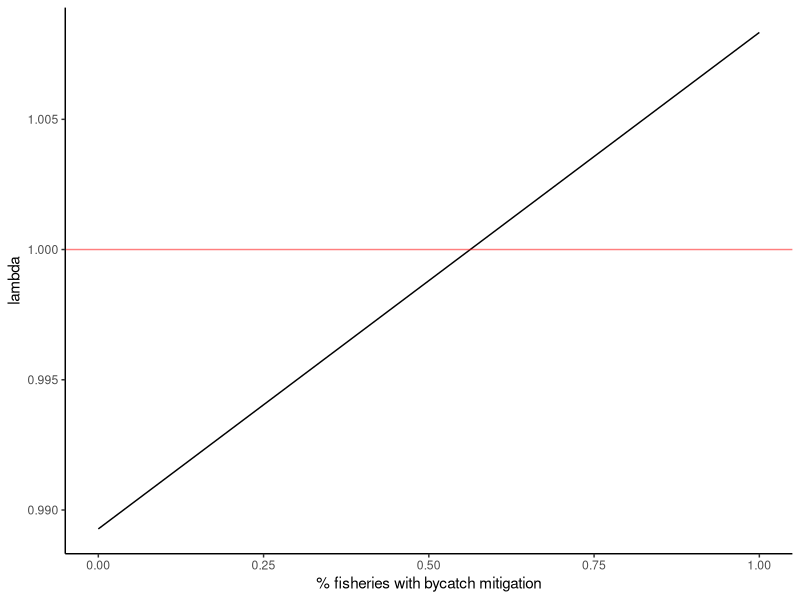
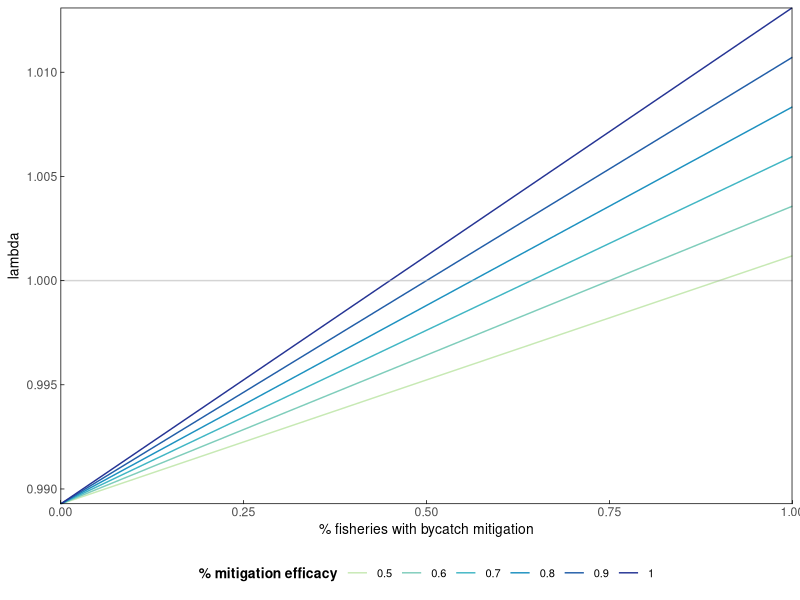
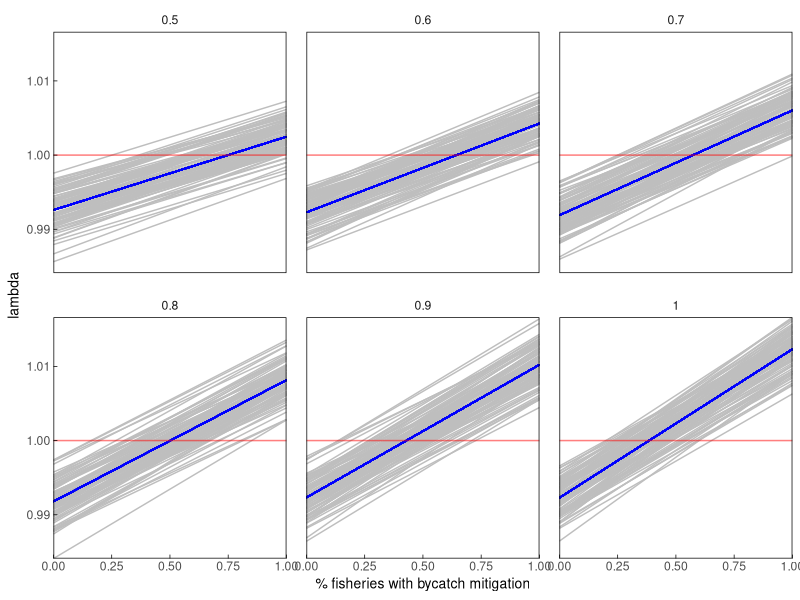

Generate these figures, in order, with R:
## ---- chunk 1
library(here)
library(tidyverse)
library(RColorBrewer)

#set up various plotting themes
themeo <-theme_classic()+
  theme(strip.background = element_blank(),
        panel.grid.major = element_line(colour = "transparent"), 
        panel.grid.minor = element_line(colour = "transparent"),
        axis.line = element_blank(),
        axis.title = element_text(color = "black", size = 10),
          axis.ticks.length=unit(-0.1, "cm"),
        axis.ticks = element_line(color = "black", size = .25),
        axis.ticks.x = element_line(color = "black"),
        axis.ticks.y = element_line(color = "black"),
        panel.border = element_rect(colour = "black", fill=NA, size=.5),
        panel.spacing = unit(1, "lines"),
        legend.position = "bottom",
        legend.title = element_text(colour = "black", size = 10, face = "bold"),
        legend.text = element_text(color = "black", size =8)) #default legend position
## ---- chunk 2
#survival rates - drawn from Weimerskirch 1998
s_c <- 0.64 #chick+ fledgling survival year 0-1
s_cc <- 0.7244736
s_j <- 0.85 #juvenile survival year 1-3
s_i <- 0.92 #immature survival year 3-7
s_s <- 0.94 #subadult survival year 7-10
s_a <- 0.94 #adult survival year 10+
#males show senescence but femailes don't, so not including it here, though perhaps I should since it impacts breeding success?

#fecundity building blocks
#breeding success - drawn from Weimerskirch 1998 &Rackete 2021
bs_a <- 0.76 #adult breeding success

#breeding probability (biennial breeders) - adult rate drawn from Rackete 2021, subadult downscaled slightly from that
bp_a <- 0.45 #adult breeding probablity (biennial breeding, most breeding by age 10)

c <- 0.5# # of female chicks per year

#fecundity 
f_a <- bs_a*bp_a*c
## ---- chunk 3
#set up age-based matrix based on vital rates
#Age classes (years)  0-1            1-2    2-3    3-4    4-5    5-6    6-7    7-8        8-9        9-10       10+        
m <- matrix(data = c( 0,             0,    0,      0,     0,     0,     0,     0,         0,         0,        s_a*f_a, #0-1
                      s_cc*(s_a^2),  0,    0,      0,     0,     0,     0,     0,         0,         0,         0,       #1-2
                      0,             s_j,  0,      0,     0,     0,     0,     0,         0,         0,         0,       #2-3
                      0,             0,    s_j,    0,     0,     0,     0,     0,         0,         0,         0,       #3-4
                      0,             0,    0,      s_i,   0,     0,     0,     0,         0,         0,         0,       #4-5
                      0,             0,    0,      0,     s_i,   0,     0,     0,         0,         0,         0,       #5-6
                      0,             0,    0,      0,     0,     s_i,   0,     0,         0,         0,         0,       #6-7
                      0,             0,    0,      0,     0,     0,     s_i,   0,         0,         0,         0,       #7-8
                      0,             0,    0,      0,     0,     0,     0,     s_s,       0,         0,         0,       #8-9
                      0,             0,    0,      0,     0,     0,     0,     0,         s_s,       0,         0,       #9-10
                      0,             0,    0,      0,     0,     0,     0,     0,         0,         s_s,       s_a),    #10+
                   nrow = 11, byrow = TRUE) 
m
## ---- chunk 4
#deterministic growth rate (lambda)
#extract eigenvalues and lambda from the matrix 
m_eig <- eigen(m)
lambda <- as.numeric(m_eig$values[1])
lambda # this matches the ideal population growth rate in the table

#Stable state distribution
#extract and scale the right eigenvector 
SSD <- round(as.numeric(m_eig$vectors[,1]/sum(m_eig$vectors[,1])),3)
SSD

#extract reproductive values
RV <- as.numeric(eigen(t(m))$vectors[,1]/eigen(t(m))$vectors[1,1])
RV
## ---- chunk 5
#bycatch mortality rates
# ~25 - 35% of mortality has been attributed to bycatch (Cleeland et al 2021), 
# so I calculated the baseline mortality and divided by 4 (testing 33% now - /3)
m_j <- (1-s_j)/3
m_i <- (1-s_i)/3
m_s <- (1-s_s)/3
m_a <- (1-s_a)/3

mitigation_eff <- 0.8
## ---- chunk 6
bycatch_reductions <- data.frame(reduction = seq(0, 1, by =0.01),
                        lambda = NA)

for(i in 1:nrow(bycatch_reductions)){
  
  n_s_j <- 1-((m_j*(1-(mitigation_eff*bycatch_reductions$reduction[i])))+(m_j*2))
  n_s_i <- 1-((m_i*(1-(mitigation_eff*bycatch_reductions$reduction[i])))+(m_i*2))
  n_s_s <- 1-((m_s*(1-(mitigation_eff*bycatch_reductions$reduction[i])))+(m_s*2))
  n_s_a <- 1-((m_a*(1-(mitigation_eff*bycatch_reductions$reduction[i])))+(m_s*2))
  
  #Age classes (years)    0-1     1-2     2-3     3-4     4-5    5-6    6-7    7-8          8-9          9-10         10+        
  n_m <- matrix(data = c( 0,      0,      0,      0,      0,     0,     0,     0,           0,           0,           n_s_a*f_a, #0-1
                         s_cc*(s_a^2),    0,      0,      0,      0,     0,     0,     0,           0,           0,           0,         #1-2
                          0,      n_s_j,  0,      0,      0,     0,     0,     0,           0,           0,           0,         #2-3
                          0,      0,      n_s_j,  0,      0,     0,     0,     0,           0,           0,           0,         #3-4
                          0,      0,      0,      n_s_i,  0,     0,     0,     0,           0,           0,           0,         #4-5
                          0,      0,      0,      0,      n_s_i, 0,     0,     0,           0,           0,           0,         #5-6
                          0,      0,      0,      0,      0,     n_s_i, 0,     0,           0,           0,           0,         #6-7
                          0,      0,      0,      0,      0,     0,     n_s_i, 0,           0,           0,           0,         #7-8
                          0,      0,      0,      0,      0,     0,     0,     n_s_s,       0,           0,           0,         #8-9
                          0,      0,      0,      0,      0,     0,     0,     0,           n_s_s,       0,           0,         #9-10
                          0,      0,      0,      0,      0,     0,     0,     0,           0,           n_s_s,       n_s_a),    #10+
                   nrow = 11, byrow = TRUE) 
  
  
  #extract eigenvalues and lambda from the matrix 
  n_m_eig <- eigen(n_m)
  lambda_n <- as.numeric(n_m_eig$values[1])
  bycatch_reductions$lambda[i] <- lambda_n # this matches the ideal population growth rate in the table

}
## ---- chunk 7
ggplot(bycatch_reductions)+
  geom_line(aes(x=reduction, y=as.numeric(lambda)))+
  geom_hline(aes(yintercept = 1), color = "red", alpha =0.5)+ 
  # geom_vline(aes(xintercept = 0.66), color = "red", alpha =0.5)+
  #  geom_vline(aes(xintercept = 0.33), color = "red", alpha =0.5)+
  labs(x="% fisheries with bycatch mitigation", y="lambda")+
  theme_classic()
## ---- chunk 8
bycatch_reductions2 <- seq(0, 1, by =0.01)
# mitigation_eff_range <- seq(0.45,0.95, by  = 0.01)
mitigation_eff_range <- seq(0.5,1, by  = 0.1)
output <- matrix(nrow = length(bycatch_reductions2), ncol = length(mitigation_eff_range)) %>% as.data.frame() 

for(k in 1:length(mitigation_eff_range)){
  mit_eff <- mitigation_eff_range[k]
  
  for(i in 1:length(bycatch_reductions2)){
  
  n_s_j <- 1-((m_j*(1-(mit_eff*bycatch_reductions2[i])))+(m_j*2))
  n_s_i <- 1-((m_i*(1-(mit_eff*bycatch_reductions2[i])))+(m_i*2))
  n_s_s <- 1-((m_s*(1-(mit_eff*bycatch_reductions2[i])))+(m_s*2))
  n_s_a <- 1-((m_a*(1-(mit_eff*bycatch_reductions2[i])))+(m_s*2))
  
   #Age classes (years)    0-1     1-2     2-3     3-4     4-5    5-6    6-7    7-8          8-9          9-10         10+        
  n_m <- matrix(data = c( 0,      0,      0,      0,      0,     0,     0,     0,           0,           0,           n_s_a*f_a, #0-1
                         s_cc*(s_a^2),    0,      0,      0,      0,     0,     0,     0,           0,           0,           0,         #1-2
                          0,      n_s_j,  0,      0,      0,     0,     0,     0,           0,           0,           0,         #2-3
                          0,      0,      n_s_j,  0,      0,     0,     0,     0,           0,           0,           0,         #3-4
                          0,      0,      0,      n_s_i,  0,     0,     0,     0,           0,           0,           0,         #4-5
                          0,      0,      0,      0,      n_s_i, 0,     0,     0,           0,           0,           0,         #5-6
                          0,      0,      0,      0,      0,     n_s_i, 0,     0,           0,           0,           0,         #6-7
                          0,      0,      0,      0,      0,     0,     n_s_i, 0,           0,           0,           0,         #7-8
                          0,      0,      0,      0,      0,     0,     0,     n_s_s,       0,           0,           0,         #8-9
                          0,      0,      0,      0,      0,     0,     0,     0,           n_s_s,       0,           0,         #9-10
                          0,      0,      0,      0,      0,     0,     0,     0,           0,           n_s_s,       n_s_a),    #10+
                   nrow = 11, byrow = TRUE) 
  
  #extract eigenvalues and lambda from the matrix 
  n_m_eig <- eigen(n_m)
  lambda_n <- as.numeric(n_m_eig$values[1])
  output[i,k] <- lambda_n # this matches the ideal population growth rate in the table

}
}

## ---- chunk 9

# oldnames = c("V1","V2","V3","V4" ,"V5" , "V6" , "V7"  ,"V8" , "V9" , "V10", "V11" ,"V12", "V13" ,"V14" ,"V15" ,"V16" ,"V17" ,"V18" ,"V19" ,"V20" ,"V21" ,"V22" ,"V23", "V24" ,"V25", "V26" ,"V27" ,"V28" ,"V29", "V30" ,"V31" ,"V32", "V33", "V34", "V35" ,"V36", "V37", "V38", "V39" ,"V40" ,"V41" ,"V42" ,"V43", "V44" ,"V45" ,"V46" ,"V47" ,"V48", "V49", "V50" ,"V51")
# newnames = c("0.45", "0.46", "0.47", "0.48", "0.49", "0.50", "0.51" ,"0.52" ,"0.53" ,"0.54" ,"0.55", "0.56" ,"0.57" ,"0.58" ,"0.59" ,"0.60" ,"0.61", "0.62", "0.63" ,"0.64" ,"0.65" ,"0.66" ,"0.67" ,"0.68" ,"0.69" ,"0.70", "0.71" ,"0.72", "0.73", "0.74", "0.75" ,"0.76" ,"0.77" ,"0.78" ,"0.79", "0.80" ,"0.81" ,"0.82" ,"0.83" ,"0.84", "0.85", "0.86", "0.87", "0.88" ,"0.89", "0.90", "0.91" ,"0.92", "0.93", "0.94" ,"0.95")

oldnames = c("V1","V2","V3","V4" ,"V5", "V6")
newnames = c("0.5", "0.6", "0.7", "0.8", "0.9", "1")

output<- output %>% 
  rename_with(~ newnames[which(oldnames == .x)], .cols = oldnames)

output$bycatch_reductions <- bycatch_reductions2

output_l <- output %>% 
  pivot_longer(cols = !bycatch_reductions,names_to = "mit_eff", values_to = "lambda")

output_l$mit_eff <- as.numeric(output_l$mit_eff)
## ---- chunk 10
ggplot(output_l)+
  geom_line(aes(x=bycatch_reductions, y=lambda, group = factor(mit_eff), color = factor(mit_eff)))+
   geom_hline(aes(yintercept = 1), color = "darkgrey", alpha =0.5)+ 
  # geom_vline(aes(xintercept = 0.66), color = "red", alpha =0.5)+
  #  geom_vline(aes(xintercept = 0.33), color = "red", alpha =0.5)+
  labs(x="% fisheries with bycatch mitigation", y="lambda", color = "% mitigation efficacy")+
  themeo+
  guides(colour = guide_legend(nrow = 1))+
  coord_cartesian(expand=FALSE)+
  scale_color_manual(values=c("#c7e9b4", "#7fcdbb", "#41b6c4", "#1d91c0", "#225ea8", "#253494"))
## ---- chunk 11

#set mean, CI for each vital rate, use these to pull VR rates within beta distribution
#s_c2
s_c2mean <-0.64
s_c2upper_CI <- 0.65
s_c2lower_CI <- 0.63
  
s_c2SE <- (s_c2upper_CI - s_c2lower_CI) / 3.92

s_c2var <- s_c2SE^2

s_c2alpha = s_c2mean * ((1 - s_c2mean) / s_c2var - 1 / s_c2mean)
s_c2beta = (1 - s_c2mean) * ((1 -s_c2mean) /s_c2var - 1 / (1 - s_c2mean))

#s_j2
s_j2mean <-0.825
s_j2upper_CI <- 0.85
s_j2lower_CI <- 0.8
  
s_j2SE <- (s_j2upper_CI - s_j2lower_CI) / 3.92

s_j2var <- s_j2SE^2

s_j2alpha = s_j2mean * ((1 - s_j2mean) / s_j2var - 1 / s_j2mean)
s_j2beta = (1 - s_j2mean) * ((1 -s_j2mean) /s_j2var - 1 / (1 - s_j2mean))

# s_i2
 s_i2mean <-0.925
 s_i2upper_CI <- 0.94
 s_i2lower_CI <- 0.91
  
 s_i2SE <- ( s_i2upper_CI -  s_i2lower_CI) / 3.92

 s_i2var <-  s_i2SE^2

 s_i2alpha =  s_i2mean * ((1 -  s_i2mean) /  s_i2var - 1 /  s_i2mean)
 s_i2beta = (1 -  s_i2mean) * ((1 - s_i2mean) / s_i2var - 1 / (1 -  s_i2mean))
 
# s_s2
 s_s2mean <-0.944
 s_s2upper_CI <- 0.95
 s_s2lower_CI <- 0.94
  
 s_s2SE <- ( s_s2upper_CI -  s_s2lower_CI) / 3.92

 s_s2var <-  s_s2SE^2

 s_s2alpha =  s_s2mean * ((1 -  s_s2mean) /  s_s2var - 1 /  s_s2mean)
 s_s2beta = (1 -  s_s2mean) * ((1 - s_s2mean) / s_s2var - 1 / (1 -  s_s2mean))
 
 # s_a2
 s_a2mean <-0.945
 s_a2upper_CI <- 0.95
 s_a2lower_CI <- 0.94
  
 s_a2SE <- ( s_a2upper_CI -  s_a2lower_CI) / 3.92

 s_a2var <-  s_a2SE^2

 s_a2alpha =  s_a2mean * ((1 -  s_a2mean) /  s_a2var - 1 /  s_a2mean)
 s_a2beta = (1 -  s_a2mean) * ((1 - s_a2mean) / s_a2var - 1 / (1 -  s_a2mean))

 
  # bs_a2
 bs_a2mean <-0.74
 bs_a2upper_CI <- 0.8
 bs_a2lower_CI <- 0.68
  
 bs_a2SE <- ( bs_a2upper_CI -  bs_a2lower_CI) / 3.92

 bs_a2var <-  bs_a2SE^2

 bs_a2alpha =  bs_a2mean * ((1 -  bs_a2mean) /  bs_a2var - 1 /  bs_a2mean)
 bs_a2beta = (1 -  bs_a2mean) * ((1 - bs_a2mean) / bs_a2var - 1 / (1 -  bs_a2mean))
 
 
   # bp_a2
 bp_a2mean <-0.55
 bp_a2upper_CI <- 0.7
 bp_a2lower_CI <- 0.4
  
 bp_a2SE <- ( bp_a2upper_CI -  bp_a2lower_CI) / 3.92

 bp_a2var <-  bp_a2SE^2

 bp_a2alpha =  bp_a2mean * ((1 -  bp_a2mean) /  bp_a2var - 1 /  bp_a2mean)
 bp_a2beta = (1 -  bp_a2mean) * ((1 - bp_a2mean) / bp_a2var - 1 / (1 -  bp_a2mean))
## ---- chunk 12
 
 #full_output = matrix(nrow = length(bycatch_reductions2)*length(mitigation_eff_range), ncol = length(sims)) %>% as.data.frame() 
full_output <- vector("list", 6)
bycatch_reductions2 <- seq(0, 1, by =0.01)
mitigation_eff_range <- seq(0.5,1, by  = 0.1)
sims = 1:100



for(k in 1:length(mitigation_eff_range)){
  mit_eff <- mitigation_eff_range[k]
  
  output2 <- matrix(nrow = length(bycatch_reductions2), ncol = length(sims)) %>% as.data.frame() 
  
for(j in 1:length(sims)){
    
    s_c2 <- random_values <- rbeta(n = 1, shape1 = s_c2alpha, shape2 = s_c2beta) #chick+ fledgling survival year 0-1 - 0.64 
    s_j2 <- random_values <- rbeta(n = 1, shape1 = s_j2alpha, shape2 = s_j2beta)#juvenile survival year 1-3 -  0.8 
    s_i2 <- random_values <- rbeta(n = 1, shape1 = s_i2alpha, shape2 = s_i2beta) #immature survival year 3-7 -  0.92
    s_s2 <- random_values <- rbeta(n = 1, shape1 = s_s2alpha, shape2 = s_s2beta) #subadult survival year 7-10 - 0.94
    s_a2 <- random_values <- rbeta(n = 1, shape1 = s_a2alpha, shape2 = s_a2beta) #adult survival year 10+ - 0.94

    bs_a2 <- random_values <- rbeta(n = 1, shape1 = bs_a2alpha, shape2 = bs_a2beta) #adult breeding success - 0.8 
    bp_a2 <- random_values <- rbeta(n = 1, shape1 = bp_a2alpha, shape2 = bp_a2beta)  #adult breeding probablity (biennial breeding, most breeding by age 10) - 0.45
    c2 <- 0.5# # of female chicks per year
    f_a2 <- bs_a*bp_a*c #fecundity
  
    w2 <- sample(seq(0.4,0.5, by =0.01), size=1, replace = TRUE)
    w42 <- 1
    
    which1 <- as.numeric(sample(c(3,4), size=1, replace = TRUE))  #select whether to partition mortality into 3 sections (33% = bycatch) or 4 (25%=bycatch)
    m_j2 <- (1-s_j2)/which1 # divide total mortality by 3 or 4 to get bycatch mortality
    o_m_j2 <- m_j2*(which1-1) #multiply bycatch by 1-(3 or 4) to get non-bycatch mortality

    which2 <- as.numeric(sample(c(3,4), size=1, replace = TRUE))
    m_i2 <- (1-s_i2)/which2
    o_m_i2 <- m_i2*(which2-1)

    which3 <- as.numeric(sample(c(3,4), size=1, replace = TRUE))
    m_s2 <- (1-s_s2)/which3
    o_m_s2 <- m_s2*(which3-1)

    which4 <- as.numeric(sample(c(3,4), size=1, replace = TRUE))
    m_a2 <- (1-s_a2)/which4
    o_m_a2 <- m_a2*(which4-1)
    
    
for(i in 1:length(bycatch_reductions2)){
  
  #calculate new survival rates = 1-(bycatch mortality*(1-efficacy of intervention action * proportion of fishery implementing intervention actions))+mortality remainder)
  n_s_j2 <- 1-((m_j2*(1-(mit_eff*bycatch_reductions2[i])))+(o_m_j2))
  n_s_i2 <- 1-((m_i2*(1-(mit_eff*bycatch_reductions2[i])))+(o_m_i2))
  n_s_s2 <- 1-((m_s2*(1-(mit_eff*bycatch_reductions2[i])))+(o_m_s2))
  n_s_a2 <- 1-((m_a2*(1-(mit_eff*bycatch_reductions2[i])))+(o_m_a2))
  
  #Age classes (years)    0-1     1-2     2-3     3-4     4-5    5-6    6-7    7-8          8-9          9-10         10+        
  n_m2 <- matrix(data = c( 0,      0,      0,      0,      0,     0,     0,     0,           0,           0,           n_s_a2*f_a, #0-1
                          s_cc*(s_a^2),    0,      0,      0,      0,     0,     0,     0,           0,           0,           0,         #1-2
                          0,      n_s_j2,  0,      0,      0,     0,     0,     0,           0,           0,           0,         #2-3
                          0,      0,      n_s_j2,  0,      0,     0,     0,     0,           0,           0,           0,         #3-4
                          0,      0,      0,      n_s_i2,  0,     0,     0,     0,           0,           0,           0,         #4-5
                          0,      0,      0,      0,      n_s_i2, 0,     0,     0,           0,           0,           0,         #5-6
                          0,      0,      0,      0,      0,     n_s_i2, 0,     0,           0,           0,           0,         #6-7
                          0,      0,      0,      0,      0,     0,     n_s_i2, 0,           0,           0,           0,         #7-8
                          0,      0,      0,      0,      0,     0,     0,     n_s_s2,       0,           0,           0,         #8-9
                          0,      0,      0,      0,      0,     0,     0,     0,           n_s_s2,       0,           0,         #9-10
                          0,      0,      0,      0,      0,     0,     0,     0,           0,           n_s_s2,       n_s_a2),    #10+
                   nrow = 11, byrow = TRUE) 
  
  #extract eigenvalues and lambda from the matrix 
  n_m_eig2 <- eigen(n_m2)
  lambda_n2 <- as.numeric(n_m_eig2$values[1])
  output2[i,j] <- lambda_n2 # this matches the ideal population growth rate in the table
  output2 <- as.data.frame(output2)
  output2$mitigation_efficacy <- mit_eff
  output2$bycatch_reduction <- bycatch_reductions2
    
 full_output[[k]] <- output2

}
}
}

full_output[[1]]

# sim_results <- full_output[[1]]
# sim_results$quantile5 <-  apply(sim_results[1:100], 1, quantile, (probs =c(0.05)))
# sim_results$quantile95 <-  apply(sim_results[1:100], 1, quantile, (probs =c(0.95)))
## ---- chunk 13
mitigation_eff_range #0.5 0.6 0.7 0.8 0.9 1.0

mit05_l <- full_output[[1]] %>% 
  pivot_longer(cols = starts_with("V"), names_to = "simrun", values_to = "lambda")
mit06_l <- full_output[[2]] %>% 
  pivot_longer(cols = starts_with("V"), names_to = "simrun", values_to = "lambda")
mit07_l <- full_output[[3]] %>% 
  pivot_longer(cols = starts_with("V"), names_to = "simrun", values_to = "lambda")
mit08_l <- full_output[[4]] %>% 
  pivot_longer(cols = starts_with("V"), names_to = "simrun", values_to = "lambda")
mit09_l <- full_output[[5]] %>% 
  pivot_longer(cols = starts_with("V"), names_to = "simrun", values_to = "lambda")
mit1_l <- full_output[[6]] %>% 
  pivot_longer(cols = starts_with("V"), names_to = "simrun", values_to = "lambda")

fulldat <- rbind(mit05_l,mit06_l,mit07_l,mit08_l,mit09_l,mit1_l)
fulldat$mitsim <- paste(fulldat$mitigation_efficacy, fulldat$simrun)

mit05 <- full_output[[1]] 
mit06 <- full_output[[2]] 
mit07 <- full_output[[3]] 
mit08 <- full_output[[4]] 
mit09 <- full_output[[5]] 
mit1 <- full_output[[6]] 

full_dat_w <- rbind(mit05,mit06,mit07,mit08,mit09,mit1)
full_dat_w$quantile5 <-  apply(full_dat_w[1:100], 1, quantile, (probs =c(0.05)))
full_dat_w$quantile95 <-  apply(full_dat_w[1:100], 1, quantile, (probs =c(0.95)))
full_dat_w$mitsim <- paste(full_dat_w$mitigation_efficacy, full_dat_w$simrun)

## ---- chunk 14

output_l$mitigation_efficacy <- output_l$mit_eff
fulldat <- fulldat %>% group_by(mitigation_efficacy, bycatch_reduction) %>% mutate(mean_lambda = mean(lambda)) %>% ungroup()

ggplot(fulldat)+
  geom_line(aes(x=bycatch_reduction, y=lambda, group = simrun), color = "grey")+
    geom_line(aes(x=bycatch_reduction, y=mean_lambda, group = simrun), color = "blue")+
  #geom_line(data = output_l, aes(x=bycatch_reductions, y=lambda))+
   geom_hline(aes(yintercept = 1), color = "red", alpha =0.5)+ 
  # geom_vline(aes(xintercept = 0.66), color = "red", alpha =0.5)+
  #  geom_vline(aes(xintercept = 0.33), color = "red", alpha =0.5)+
  labs(x="% fisheries with bycatch mitigation", y="lambda")+
  facet_wrap(~mitigation_efficacy)+
  themeo+
  coord_cartesian(expand=FALSE)


## ---- chunk 15
fig2_nowidowing <- ggplot(full_dat_w)+
  geom_line(aes(x=bycatch_reduction, y=quantile5), color = "grey")+
   geom_line(aes(x=bycatch_reduction, y=quantile95), color = "grey")+
     geom_ribbon(aes(x=bycatch_reduction, ymin=quantile5, ymax=quantile95), color = "lightgrey", alpha =0.25)+
   geom_line(data = fulldat, aes(x=bycatch_reduction, y=mean_lambda, group = simrun), color = "blue")+
   # geom_line(data = output_l, aes(x=bycatch_reductions, y=lambda))+
   geom_hline(aes(yintercept = 1), color = "red", alpha =0.5)+ 
  # geom_vline(aes(xintercept = 0.66), color = "red", alpha =0.5)+
  #  geom_vline(aes(xintercept = 0.33), color = "red", alpha =0.5)+
  labs(x="% fisheries with bycatch mitigation", y="lambda")+
  facet_wrap(~mitigation_efficacy)+
  themeo+
  coord_cartesian(expand=FALSE)


 # ggsave(fig2_nowidowing, path ="/Users/sarahbecker/Dropbox/CU_ENVS/Classes/Spring2022/ENVS_5100_QuantConsBiol/project/w_albatross_demo_wd",   file="fig2_nowidowing.png")
## ---- chunk 16
fig2_nowidowingb <- ggplot(full_dat_w)+
  geom_line(aes(x=bycatch_reduction, y=quantile5), color = "grey")+
   geom_line(aes(x=bycatch_reduction, y=quantile95), color = "grey")+
     geom_ribbon(aes(x=bycatch_reduction, ymin=quantile5, ymax=quantile95,color = factor(mitigation_efficacy),fill  = factor(mitigation_efficacy)), alpha =0.25)+
  geom_line(data = fulldat, aes(x=bycatch_reduction, y=mean_lambda, group = simrun), color = "blue")+
   # geom_line(data = output_l, aes(x=bycatch_reductions, y=lambda))+
   geom_hline(aes(yintercept = 1), color = "#525252", alpha =0.5)+ 
  # geom_vline(aes(xintercept = 0.66), color = "red", alpha =0.5)+
  #  geom_vline(aes(xintercept = 0.33), color = "red", alpha =0.5)+
  labs(x="% fisheries with bycatch mitigation", y="lambda", fill = "mitigation efficacy", color = "mitigation efficacy")+
   geom_vline(aes(xintercept = 0.66), color = "#a50f15", alpha =0.5)+
    # geom_vline(aes(xintercept = 0.6), color = "#a50f15", alpha =0.25)+
    # geom_vline(aes(xintercept = 0.72), color = "#a50f15", alpha =0.25)+
  facet_wrap(~mitigation_efficacy, nrow =1)+
  themeo+
  guides(colour = guide_legend(nrow = 1))+
  coord_cartesian(expand=FALSE)+
  scale_x_continuous(breaks = c(0, 0.25, 0.5, 0.75, 1), labels=(c("0", "0.25", "0.5", "0.75", "1")))+
  scale_color_manual(values=c("#c7e9b4", "#7fcdbb", "#41b6c4", "#1d91c0", "#225ea8", "#253494"))+
  scale_fill_manual(values=c("#c7e9b4", "#7fcdbb", "#41b6c4", "#1d91c0", "#225ea8", "#253494"))

# ggsave(fig2_nowidowingb, path ="/Users/sarahbecker/Dropbox/CU_ENVS/Classes/Spring2022/ENVS_5100_QuantConsBiol/project/w_albatross_demo_wd",  file="fig2_nowidowingb.png", width = 14, height = 3.5, units = "in")
## ---- chunk 17
 fig2_nowidowingc <- ggplot(full_dat_w)+
  geom_line(aes(x=bycatch_reduction, y=quantile5), color = "grey")+
   geom_line(aes(x=bycatch_reduction, y=quantile95), color = "grey")+
     geom_ribbon(aes(x=bycatch_reduction, ymin=quantile5, ymax=quantile95,color = factor(mitigation_efficacy),fill  = factor(mitigation_efficacy)), alpha =0.25)+
    #geom_line(data = output_l, aes(x=bycatch_reductions, y=lambda))+
    geom_line(data = fulldat, aes(x=bycatch_reduction, y=mean_lambda, group = simrun), color = "blue")+
   geom_hline(aes(yintercept = 1), color = "#525252", alpha =0.5)+ 
  # geom_vline(aes(xintercept = 0.66), color = "red", alpha =0.5)+
  #  geom_vline(aes(xintercept = 0.33), color = "red", alpha =0.5)+
  labs(x="% fisheries with bycatch mitigation", y="lambda")+
  facet_wrap(~mitigation_efficacy, nrow = 1)+
  themeo+
  guides(colour = guide_legend(nrow = 1))+
  coord_cartesian(expand=FALSE)+
  scale_color_manual(values=c("#c7e9b4", "#7fcdbb", "#41b6c4", "#1d91c0", "#225ea8", "#253494"))+
  scale_fill_manual(values=c("#c7e9b4", "#7fcdbb", "#41b6c4", "#1d91c0", "#225ea8", "#253494"))

# ggsave(fig2_nowidowingc, path ="/Users/sarahbecker/Dropbox/CU_ENVS/Classes/Spring2022/ENVS_5100_QuantConsBiol/project/w_albatross_demo_wd", file="fig2_nowidowingc.png",width = 14, height = 3.5, units = "in")
## ---- chunk 18
 
  fig2_nowidowingd <- ggplot(full_dat_w)+
  geom_line(aes(x=bycatch_reduction, y=quantile5), color = "grey")+
   geom_line(aes(x=bycatch_reduction, y=quantile95), color = "grey")+
     geom_ribbon(aes(x=bycatch_reduction, ymin=quantile5, ymax=quantile95,color = factor(mitigation_efficacy),fill  = factor(mitigation_efficacy)), alpha =0.25)+
  #  geom_line(data = output_l, aes(x=bycatch_reductions, y=lambda))+
      geom_line(data = fulldat, aes(x=bycatch_reduction, y=mean_lambda, group = simrun), color = "blue")+
   geom_hline(aes(yintercept = 1), color = "#525252", alpha =0.5)+ 
  # geom_vline(aes(xintercept = 0.66), color = "red", alpha =0.5)+
  #  geom_vline(aes(xintercept = 0.33), color = "red", alpha =0.5)+
  labs(x="% fisheries with bycatch mitigation", y="lambda", color = "mitigation efficacy")+
    geom_vline(aes(xintercept = 0.33), color = "#a50f15", alpha =0.5)+
  facet_wrap(~mitigation_efficacy, nrow = 1)+
  themeo+
  guides(colour = guide_legend(nrow = 1))+
  coord_cartesian(expand=FALSE)+
  scale_color_manual(values=c("#c7e9b4", "#7fcdbb", "#41b6c4", "#1d91c0", "#225ea8", "#253494"))+
  scale_fill_manual(values=c("#c7e9b4", "#7fcdbb", "#41b6c4", "#1d91c0", "#225ea8", "#253494"))

 #ggsave(fig2_nowidowingd, path ="/Users/sarahbecker/Dropbox/CU_ENVS/Classes/Spring2022/ENVS_5100_QuantConsBiol/project/w_albatross_demo_wd",   file="fig2_nowidowingd.png",width = 14, height = 3.5, units = "in")
## ---- chunk 19
fig1_nowidowing <- ggplot(full_dat_w)+
  #geom_line(aes(x=bycatch_reduction, y=lambda, group = mitsim), color = "grey", alpha =0.25)+
  #  geom_line(aes(x=bycatch_reduction, y=quantile5, group = mitsim, color = factor(mitigation_efficacy)), alpha =0.25)+
  # geom_line(aes(x=bycatch_reduction, y=quantile95, group = mitsim, color = factor(mitigation_efficacy)), alpha =0.25)+
   geom_ribbon(aes(x=bycatch_reduction, ymin=quantile5, ymax=quantile95, color = factor(mitigation_efficacy),fill  = factor(mitigation_efficacy)), alpha =0.25)+
  geom_line(data = bycatch_reductions, aes(x=reduction, y=as.numeric(lambda)))+
  geom_hline(aes(yintercept = 1), color = "#525252")+ 
  labs(x="% fisheries with bycatch mitigation", y="lambda", color = "mitigation efficacy", fill = "mitigation efficacy")+
  themeo+
  guides(colour = guide_legend(nrow = 1))+
  coord_cartesian(expand=FALSE)+
  scale_color_manual(values=c("#c7e9b4", "#7fcdbb", "#41b6c4", "#1d91c0", "#225ea8", "#253494"))+
  scale_fill_manual(values=c("#c7e9b4", "#7fcdbb", "#41b6c4", "#1d91c0", "#225ea8", "#253494"))


 #ggsave(fig1_nowidowing, path ="/Users/sarahbecker/Dropbox/CU_ENVS/Classes/Spring2022/ENVS_5100_QuantConsBiol/project/w_albatross_demo_wd",   file="fig1_nowidowing.png")

## ---- chunk 20
fig1_nowidowing_illegal <- ggplot(full_dat_w)+
  #geom_line(aes(x=bycatch_reduction, y=lambda, group = mitsim), color = "grey", alpha =0.25)+
  #  geom_line(aes(x=bycatch_reduction, y=quantile5, group = mitsim, color = factor(mitigation_efficacy)), alpha =0.25)+
  # geom_line(aes(x=bycatch_reduction, y=quantile95, group = mitsim, color = factor(mitigation_efficacy)), alpha =0.25)+
   geom_ribbon(aes(x=bycatch_reduction, ymin=quantile5, ymax=quantile95, color = factor(mitigation_efficacy),fill  = factor(mitigation_efficacy)), alpha =0.25)+
  geom_line(data = bycatch_reductions, aes(x=reduction, y=as.numeric(lambda)))+
  geom_hline(aes(yintercept = 1), color = "#525252")+ 
  geom_vline(aes(xintercept = 0.34), color = "#a50f15", alpha =0.5)+
    geom_vline(aes(xintercept = 0.28), color = "#a50f15", alpha =0.25)+
    geom_vline(aes(xintercept = 0.40), color = "#a50f15", alpha =0.25)+
   # geom_vline(aes(xintercept = 0.66), color = "#a50f15", alpha =0.5)+
   #  geom_vline(aes(xintercept = 0.6), color = "#a50f15", alpha =0.25)+
   #  geom_vline(aes(xintercept = 0.72), color = "#a50f15", alpha =0.25)+
  labs(x="% fisheries with bycatch mitigation", y="lambda", color = "mitigation efficacy", fill = "mitigation efficacy")+
  themeo+
  guides(colour = guide_legend(nrow = 1))+
  coord_cartesian(expand=FALSE)+
  scale_color_manual(values=c("#c7e9b4", "#7fcdbb", "#41b6c4", "#1d91c0", "#225ea8", "#253494"))+
  scale_fill_manual(values=c("#c7e9b4", "#7fcdbb", "#41b6c4", "#1d91c0", "#225ea8", "#253494"))

#ggsave(fig1_nowidowing_illegal, path ="/Users/sarahbecker/Dropbox/CU_ENVS/Classes/Spring2022/ENVS_5100_QuantConsBiol/project/w_albatross_demo_wd",  file="fig1_nowidowing_illegal.png")
## ---- chunk 21
fig1_nowidowing_legal <- ggplot(full_dat_w)+
  #geom_line(aes(x=bycatch_reduction, y=lambda, group = mitsim), color = "grey", alpha =0.25)+
  #  geom_line(aes(x=bycatch_reduction, y=quantile5, group = mitsim, color = factor(mitigation_efficacy)), alpha =0.25)+
  # geom_line(aes(x=bycatch_reduction, y=quantile95, group = mitsim, color = factor(mitigation_efficacy)), alpha =0.25)+
   geom_ribbon(aes(x=bycatch_reduction, ymin=quantile5, ymax=quantile95, color = factor(mitigation_efficacy),fill  = factor(mitigation_efficacy)), alpha =0.25)+
  geom_line(data = bycatch_reductions, aes(x=reduction, y=as.numeric(lambda)))+
  geom_hline(aes(yintercept = 1), color = "#525252")+ 
  # geom_vline(aes(xintercept = 0.34), color = "#a50f15", alpha =0.5)+
  #   geom_vline(aes(xintercept = 0.28), color = "#a50f15", alpha =0.25)+
  #   geom_vline(aes(xintercept = 0.40), color = "#a50f15", alpha =0.25)+
   geom_vline(aes(xintercept = 0.66), color = "#a50f15", alpha =0.5)+
    geom_vline(aes(xintercept = 0.6), color = "#a50f15", alpha =0.25)+
    geom_vline(aes(xintercept = 0.72), color = "#a50f15", alpha =0.25)+
  labs(x="% fisheries with bycatch mitigation", y="lambda", color = "mitigation efficacy", fill = "mitigation efficacy")+
  themeo+
  guides(colour = guide_legend(nrow = 1))+
  coord_cartesian(expand=FALSE)+
  scale_color_manual(values=c("#c7e9b4", "#7fcdbb", "#41b6c4", "#1d91c0", "#225ea8", "#253494"))+
  scale_fill_manual(values=c("#c7e9b4", "#7fcdbb", "#41b6c4", "#1d91c0", "#225ea8", "#253494"))


#ggsave(fig1_nowidowing_legal, path ="/Users/sarahbecker/Dropbox/CU_ENVS/Classes/Spring2022/ENVS_5100_QuantConsBiol/project/w_albatross_demo_wd",  file="fig1_nowidowing_legal.png")
